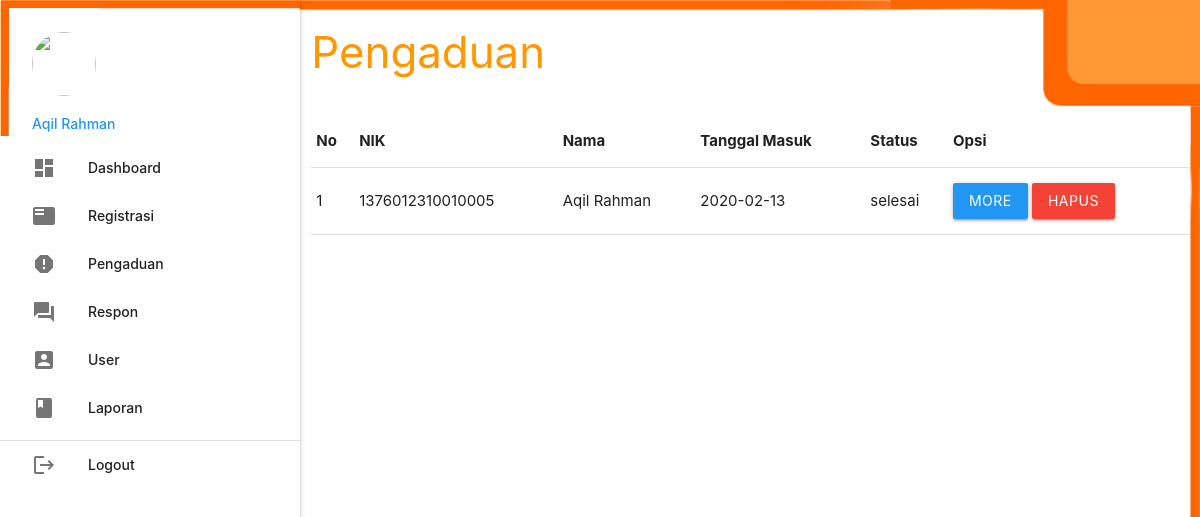
The page /admin/index.php?p=pengaduan (signed in) on the database as committed earlier.
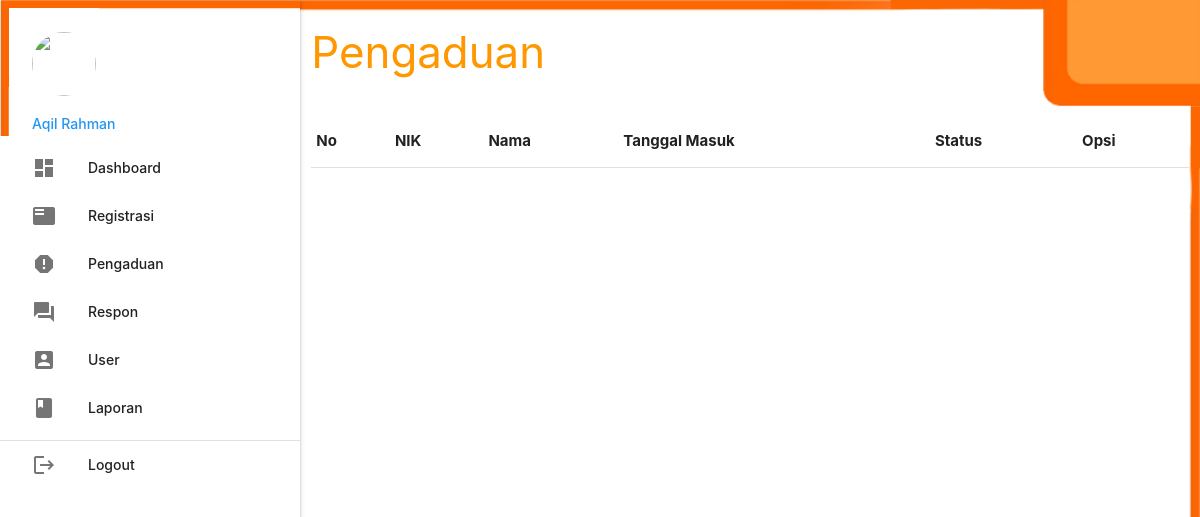
The same page on the database as committed later.
### tables this page shows
CREATE TABLE `pengaduan` (
  `id_pengaduan` int(5) NOT NULL,
  `tgl_pengaduan` varchar(20) NOT NULL,
  `nik` varchar(16) NOT NULL,
  `isi_laporan` text NOT NULL,
  `foto` varchar(255) NOT NULL,
  `status` enum('proses','selesai') NOT NULL
);

CREATE TABLE `masyarakat` (
  `nik` varchar(16) NOT NULL,
  `nama` varchar(35) NOT NULL,
  `username` varchar(25) NOT NULL,
  `password` varchar(255) NOT NULL,
  `telp` varchar(13) NOT NULL
);

### admin/pengaduan.php (the view, shortened to what this page needs)
       <div class="row">
         <div class="col s12 m9">
           <h3 class="orange-text">Pengaduan</h3>
         </div>
       </div>
       <table id="example" class="display responsive-table" style="width:100%">
         <thead>
             <tr>
			<th>No</th>
			<th>NIK</th>
			<th>Nama</th>
			<th>Tanggal Masuk</th>
			<th>Status</th>
			<th>Opsi</th>
             </tr>
         </thead>
         <tbody>
<?php
	$no=1;
	$query = mysqli_query($koneksi,"SELECT * FROM pengaduan INNER JOIN masyarakat ON pengaduan.nik=masyarakat.nik ORDER BY pengaduan.id_pengaduan DESC");
	while ($r=mysqli_fetch_assoc($query)) { ?>
	<tr>
		<td><?php echo $no++; ?></td>
		<td><?php echo $r['nik']; ?></td>
		<td><?php echo $r['nama']; ?></td>
		<td><?php echo $r['tgl_pengaduan']; ?></td>
		<td><?php echo $r['status']; ?></td>
		<td><a class="btn modal-trigger blue" href="#more?id_pengaduan=<?php echo $r['id_pengaduan'] ?>">More</a>  <a class="btn red" onclick="return confirm('Anda Yakin Ingin Menghapus Y/N')" href="index.php?p=pengaduan_hapus&id_pengaduan=<?php echo $r['id_pengaduan'] ?>">Hapus</a></td>
	</tr>
           <?php  }
            ?>
         </tbody>
       </table>

Rows that differ between the two databases and show on the page:
removed pengaduan: masyarakat.nik "1376012310010005", masyarakat.nama "Aqil Rahman", tgl_pengaduan "2020-02-13", status "selesai"
